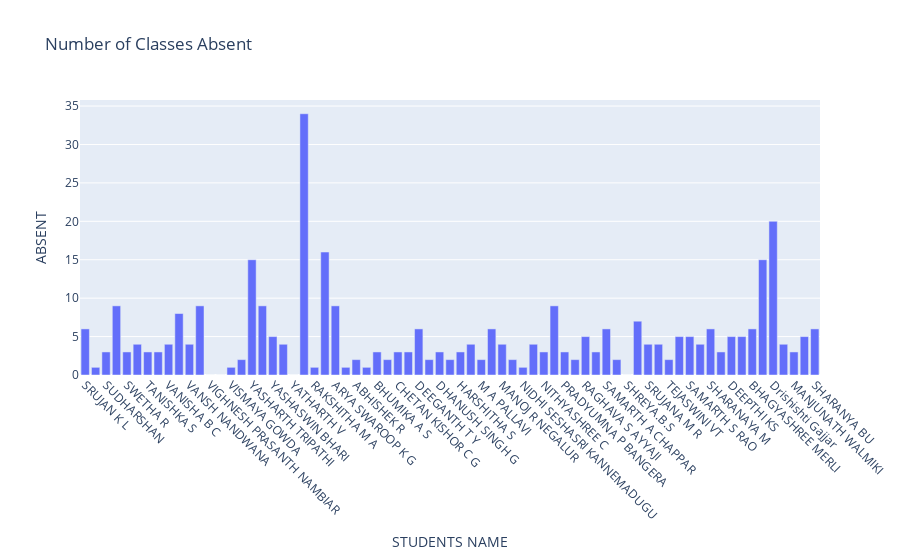

Source (notebook cell):
### Markdown cell above
# Bar plot of Absent students

### Code cell
# Bar plot of Absent students
bar_fig = px.bar(df, x='STUDENTS NAME', y='ABSENT', title='Number of Classes Absent')
bar_fig.update_layout(xaxis=dict(tickangle=45))

### Figure 1 — Plotly figure (JSON) as saved in the notebook; plotly's stock layout.template omitted (floating-point values rounded to 4 significant figures)
{"data": [{"alignmentgroup": "True", "hovertemplate": "STUDENTS NAME=%{x}<br>ABSENT=%{y}<extra></extra>", "legendgroup": "", "marker": {"color": "#636efa", "pattern": {"shape": ""}}, "name": "", "offsetgroup": "", "orientation": "v", "showlegend": false, "textposition": "auto", "type": "bar", "x": ["SRUJAN K L ", "SRUSHTI S ", "SUDHARSHAN", "SURAJ RAO GHOURPADE", "SWETHA R ", "T V KARTHIK ", "TANISHKA S ", "THIRUMANGAI S ", "VANISHA B C", "VANISHA SHARATH", "VANSH NANDWANA", "VARUN SINGH", "VIGHNESH PRASANTH NAMBIAR", "VINDHYA H KYATHSANDRA", "VISMAYA GOWDA", "Y KISHAN RAO", "YASHARTH TRIPATHI", "YASHASVI SINGH", "YASHASWIN BHARI", "YASHWANTH K C ", "YATHARTH V ", "YUKTHA M Y ", "RAKSHITHA M A", "RISHIKA C DATTA", "ARYA SWAROOP K G", "PURNIMA SINGH", "ABHISHEK R", "BHOOMIKA C", "BHUMIKA A S", "CHANDANA D K", "CHETAN KISHOR C G", "CHIRAAG V", "DEEGANTH T Y", "DHANUSH C K", "DHANUSH SINGH G", "GANAVI MC", "HARSHITHA S", "K Arjun", "M A PALLAVI", "MANOJ D S", "MANOJ R NEGALUR", "MEGHANA Y R", "NIDHI SESHASRI KANNEMADUGU", "NISHITH J RAO", "NITHYASHREE C", "PAVAN KR", "PRADYUMNA P BANGERA", "PRUTHVI UPADHYA", "RAGHAVA S AYYAJI", "RAKESH BALAPPA BHADAKE", "SAMARTH A CHAPPAR", "SHARANAYYA", "SHREYA.B.S", "SRI SHANTH", "SRUJANA M R", "SUSHMA A", "TEJASWINI VT", "MAHIMA M S", "SAMARTH S RAO", "HONGIRAN. D", "SHARANAYA M", "SANIYA PATIL", "DEEPTHI KS", "PRAJWAL S RANJANAGI", "BHAGYASHREE MERLI", "RAGHUNANDAN U", "Drishishti Gajjar", "SANJAY R", "MANJUNATH WALMIKI", "NALINA R", "SHARANYA BU"], "xaxis": "x", "y": [6, 1, 3, 9, 3, 4, 3, 3, 4, 8, 4, 9, 0, 0, 1, 2, 15, 9, 5, 4, 0, 34, 1, 16, 9, 1, 2, 1, 3, 2, 3, 3, 6, 2, 3, 2, 3, 4, 2, 6, 4, 2, 1, 4, 3, 9, 3, 2, 5, 3, 6, 2, 0, 7, 4, 4, 2, 5, 5, 4, 6, 3, 5, 5, 6, 15, 20, 4, 3, 5, 6], "yaxis": "y"}], "layout": {"barmode": "relative", "legend": {"tracegroupgap": 0}, "title": {"text": "Number of Classes Absent"}, "xaxis": {"anchor": "y", "domain": [0, 1], "tickangle": 45, "title": {"text": "STUDENTS NAME"}}, "yaxis": {"anchor": "x", "domain": [0, 1], "title": {"text": "ABSENT"}}}}
